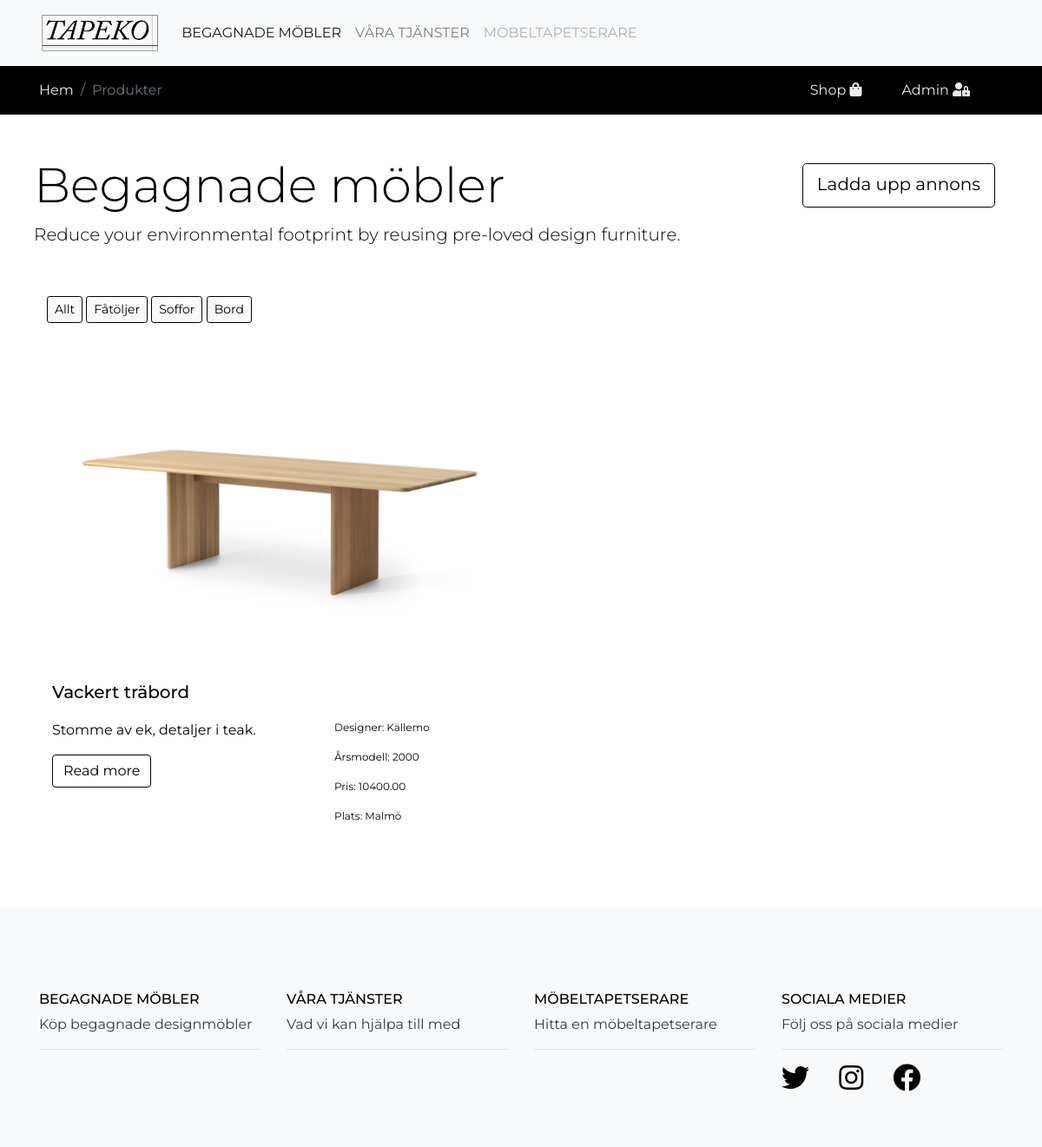
Page /products.php?where=Bord on the committed database.
### tables this page shows
CREATE TABLE `products` 
( 
  `product_id` BIGINT NOT NULL AUTO_INCREMENT , 
  `product_name` VARCHAR(50) NOT NULL , 
  `product_type` VARCHAR(50) NOT NULL , 
  `product_desc` VARCHAR(1000) NOT NULL , 
  `product_designer` VARCHAR(50) NOT NULL , 
  `product_price` DECIMAL(18,2) NOT NULL , 
  `product_year` INT NOT NULL , 
  `product_location` VARCHAR(50) NOT NULL , 
  `image_url` varchar(500) NOT NULL DEFAULT 'images/default/default.jpg',
  `added_by_userid` INT NOT NULL DEFAULT 1,
  `date_added` DATETIME DEFAULT CURRENT_TIMESTAMP,
  PRIMARY KEY (`product_id`)
);

### backend/functions/select.php (called while the page is built, shortened)
<?php
    $sql = 'SELECT * FROM products';
    if (isset($_GET['where']) or isset($_GET['user']))
    {
        $sql .= ' WHERE';
        if (isset($_GET['where']) and !isset($_GET['user']))
        {
            $sql .= ' product_type = :where_filter_var';
            $sql .= ' order by date_added DESC';
            $stmt = $dbh->prepare($sql);
            $stmt->bindValue(':where_filter_var', $_GET['where']);
            $stmt->execute();
        }
    }
    else
    {
        $stmt = $dbh->prepare($sql);
        $sql .= ' order by date_added DESC';
        $stmt->execute();
    }
?>

### products.php (the view, shortened to what this page needs)
<?php
  require_once 'backend/config/db.php';
  require_once 'backend/functions/select.php';
?>
<!DOCTYPE html>
<html lang="sv">
<head>
  <link rel="stylesheet" href="assets/css/bootstrap.min.css">
  <link rel="stylesheet" href="assets/css/all.min.css">
  <link rel="stylesheet" href="assets/css/custom.css">
</head>
<body>
    <nav class="navbar navbar-expand-lg navbar-light bg-light">
        <div class="container fluid">
            <a class="navbar-brand" href="index.php"><img src="assets/images/tapeko.png" height="50" alt="TAPEKO logo"></a>
                  <div class="collapse navbar-collapse" id="navbarNav">
                    <ul class="navbar-nav">
                      <li class="nav-item">
                        <a class="nav-link active" aria-current="page" href="products.php">BEGAGNADE MÖBLER</a>
                      </li>
                      <li class="nav-item">
                        <a class="nav-link" href="product-detail.php">VÅRA TJÄNSTER</a>
                      </li>
                      <li class="nav-item">
                        <a class="nav-link disabled" href="#" tabindex="-1" aria-disabled="true">MÖBELTAPETSERARE</a>
                      </li>
                    </ul>
                </div>
            </div>
        </nav>
    <nav class="navbar d-flex pt-2" style="background-color: black">
    <div class="container fluid">
        <div class="d-flex flex-row bd-highlight"   <a class="text-start" <ol class="breadcrumb"> <li class="breadcrumb-item"><a href="index.php" class="text-decoration-none">Hem</a></li>
            <li class="breadcrumb-item active" aria-current="page">Produkter</li> </ol></a> </div>
                <div class="d-flex flex-row-reverse bd-highlight">
            <div class="p-2 bd-highlight text-light "> <a href="admin.php?user=1" class="text-decoration-none"> Admin <i class="fas fa-user-lock"></i></a></div>
          <div class="p-2 bd-highlight text-light"><a href="products.php" class="text-decoration-none"> Shop <i class="fas fa-shopping-bag"></i></a></div>
        </div>
        </div>
    </nav>
            <div class="container fluid px-4 my-5 text-left">
                <div class="row">
                <h1 class="display-4 fw-bold">Begagnade möbler</h1>
                <div class="col d-flex justify-content-end pt-2 pb-3">
                 <a href="add.php" class="btn btn-outline-secondary btn-lg">Ladda upp annons</a>
                </div>
                 <p class="lead mb-2">Reduce your environmental footprint by reusing pre-loved design furniture.</p>
                 </div>
                </div>
<div class="container fluid px-4 my-5 text-left sticky-top">
    <div class="d-grid gap-2 d-md-block">
        <a class="btn btn-light btn-outline-secondary btn-sm" href="products.php" for="btnradio1">Allt</a>
        <a class="btn btn-light btn-outline-secondary btn-sm" href="products.php?where=Fåtölj" for="btnradio2">Fåtöljer</a>
        <a class="btn btn-light btn-outline-secondary btn-sm" href="products.php?where=Soffa" for="btnradio3">Soffor</a>
        <a class="btn btn-light btn-outline-secondary btn-sm" href="products.php?where=Bord" for="btnradio4">Bord</a>
    </div>
 </div>
<div class="container fluid">
    <div class="container">
        <div class="row row-cols-1 mt-4 row-cols-md-2 g-4">
          <?php
          if ($stmt->rowCount() > 0)
          {
            while ($row = $stmt->fetch()) {
              echo '<div class="col mb-4">';
              echo '<div class="card product-card border-0">';
              echo '<img src="'.$row['image_url'].'" class="card-img-top" alt="...">';
              echo '<div class="card-body p-0 pt-3">';
              echo '<h5 class="card-title">'.$row['product_name'].'</h5>';
              echo '<div class="d-flex mb-3">';
              echo '<div class="pt-2 flex-fill">';
              echo '<p class="card-text1">'.$row['product_desc'].'</p>';
              echo '<a href="product-detail.php" class="btn btn-outline-secondary">Read more</a>';
              echo '</div>';
              echo '<div class="p-2 flex-fill">';
              echo '<p class="card-text">Designer: '.$row['product_designer'].'</p>';
              echo '<p class="card-text">Årsmodell: '.$row['product_year'].'</p>';
              echo '<p class="card-text">Pris: '.$row['product_price'].'</p>';
              echo '<p class="card-text">Plats: '.$row['product_location'].'</p>';
              echo '</div>';
              echo '</div>';
              echo '</div>';
              echo '</div>';
              echo '</div>';
            }
          }
          ?>
        </div>
    </div>
</div>
<footer class=" text-start bg-light">
  <div class="container mt-5 pt-5 pb-5">
    <section class="">
      <div class="row">
               <div class="col-lg-3 col-md-10 mb-10 mb-md-10">
          <h6 class="text-uppercase pt-5">BEGAGNADE MÖBLER</h6>
          <ul class="list-unstyled mb-1">
            <li>
              <a href="#!" class="text-dark text-decoration-none">Köp begagnade designmöbler</a>
            </li>
          </ul>
          <hr class="divider pb-5">
        </div>
         <div class="col-lg-3 col-md-10 mb-10 mb-md-10">
          <h6 class="text-uppercase pt-5">VÅRA TJÄNSTER</h6>
          <ul class="list-unstyled mb-1">
            <li>
              <a href="#!" class="text-dark text-decoration-none">Vad vi kan hjälpa till med</a>
            </li>
          </ul>
          <hr class="divider pb-5">
        </div>
        <div class="col-lg-3 col-md-10 mb-10 mb-md-10">
          <h6 class="text-uppercase pt-5">MÖBELTAPETSERARE</h6>
          <ul class="list-unstyled mb-1">
            <li>
              <a href="#!" class="text-dark text-decoration-none">Hitta en möbeltapetserare</a>
            </li>
          </ul>
          <hr class="divider pb-5">
        </div>
         <div class="col-lg-3 col-md-10 mb-10 mb-md-10">
          <h6 class="text-uppercase pt-5">SOCIALA MEDIER</h6>
          <ul class="list-unstyled mb-1">
            <li>
              <a href="#!" class="text-dark text-decoration-none">Följ oss på sociala medier</a>
            </li>
          <hr class="divider">
          <i class="fab fa-twitter fa-2x"></i>
          <i class="fab fa-instagram fa-2x"></i>
          <i class="fab fa-facebook fa-2x"></i>
          </ul>
        </div>
      </div>
    </section>
  </div>
</footer>
</body>

### assets/css/custom.css (style rules this page uses)
body { font-family: 'Montserrat', sans-serif; }
i { padding-right: 30px; }
.card-text { font-size: 12px; }

### rows in the picture
products: image_url (placeholder picture), product_name "Vackert träbord", product_desc "Stomme av ek, detaljer i teak.", product_designer "Källemo", product_year "2000", product_price "10400.00", product_location "Malmö"
